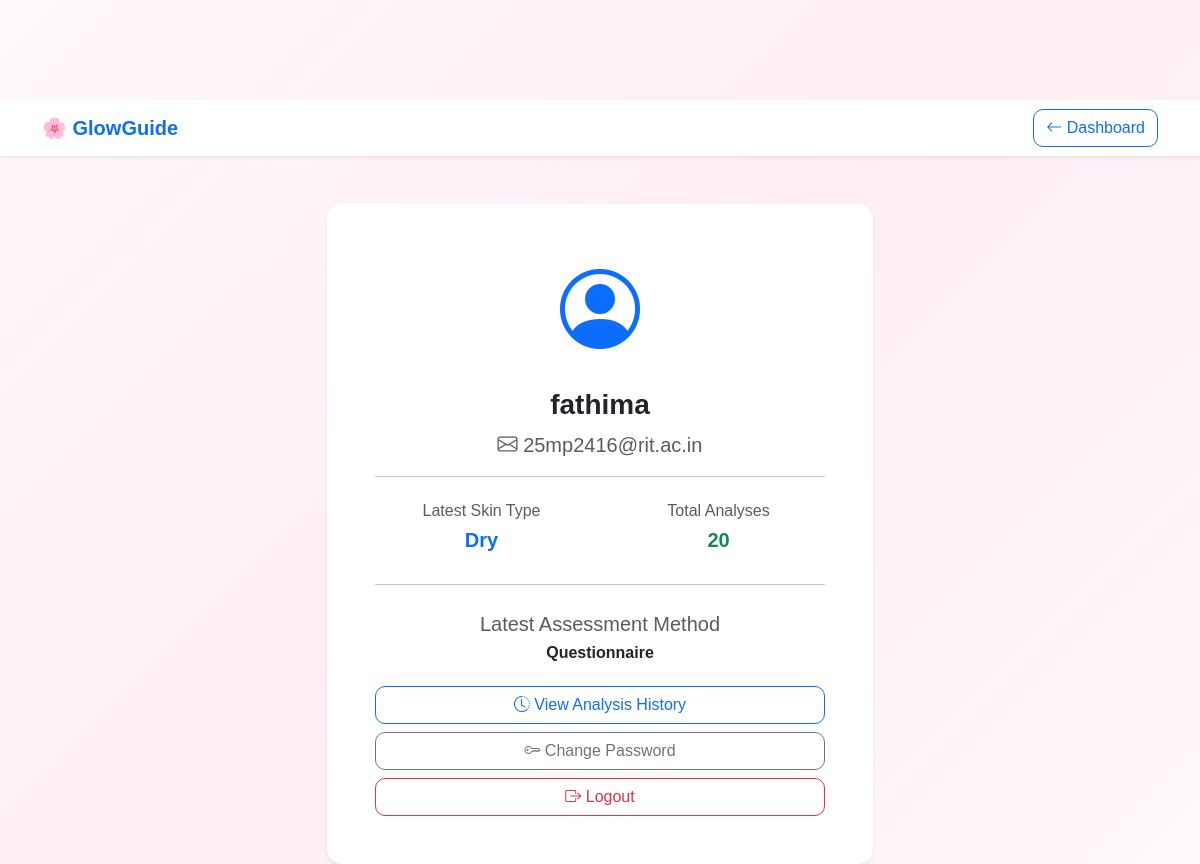
The app's page /profile (signed in), older data.
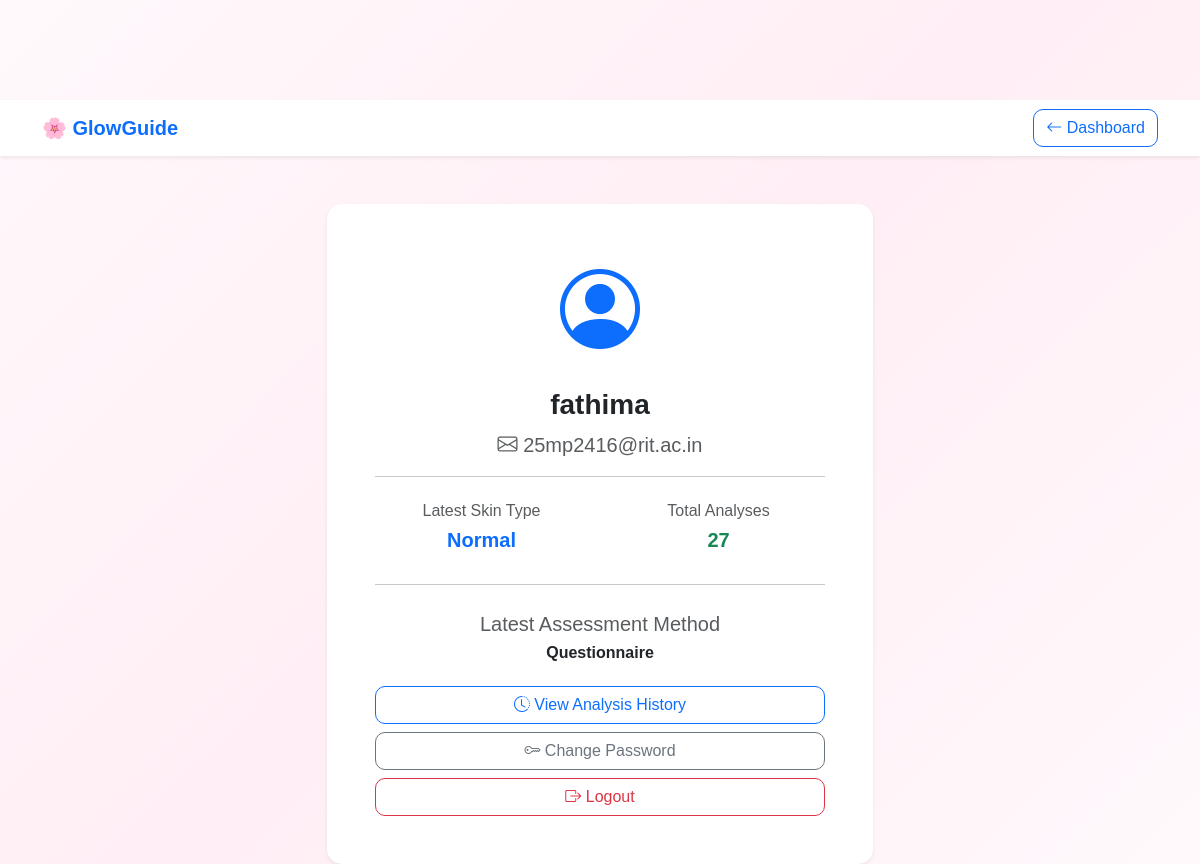
The same page, newer data.
### tables this page shows
CREATE TABLE analysis_history (
    id INTEGER PRIMARY KEY AUTOINCREMENT,
    user_email TEXT NOT NULL,
    analysis_date TIMESTAMP DEFAULT CURRENT_TIMESTAMP,
    method TEXT NOT NULL,
    skin_type TEXT NOT NULL,
    confidence REAL,
    image_name TEXT
);

### app.py (the view)
@app.route("/profile")
def profile():
    if "user" not in session:
        return redirect("/login")
    conn = get_db_connection()
    cursor = conn.cursor()
    cursor.execute(
        "SELECT fullname, email FROM users WHERE email = ?",
        (session["user_email"],)
    )
    user = cursor.fetchone()
    cursor.execute(
        "SELECT COUNT(*) FROM analysis_history WHERE user_email = ?",
        (session["user_email"],)
    )
    analysis_count = cursor.fetchone()[0]
    cursor.execute("""
        SELECT skin_type, method
        FROM analysis_history
        WHERE user_email = ?
        ORDER BY id DESC
        LIMIT 1
    """, (session["user_email"],))
    latest_analysis = cursor.fetchone()
    conn.close()
    return render_template(
        "profile.html",
        user=user,
        analysis_count=analysis_count,
        latest_analysis=latest_analysis
    )

### app.py (called while the page is built)
def get_db_connection():
    conn = sqlite3.connect("glowguide.db")
    conn.row_factory = sqlite3.Row
    return conn

### templates/profile.html (shortened to what this page needs)
<!DOCTYPE html>
<html lang="en">
<head>
    <link
        href="https://cdn.jsdelivr.net/npm/bootstrap@5.3.3/dist/css/bootstrap.min.css"
        rel="stylesheet">
    <link
        rel="stylesheet"
        href="https://cdn.jsdelivr.net/npm/bootstrap-icons@1.11.3/font/bootstrap-icons.min.css">
    <link
        rel="stylesheet"
        href="{{ url_for('static', filename='css/style.css') }}">
</head>
<body class="bg-light">
<nav class="navbar navbar-expand-lg navbar-light bg-white shadow-sm">
    <div class="container">
        <a
            href="{{ url_for('dashboard') }}"
            class="navbar-brand fw-bold text-primary">
            🌸 GlowGuide
        </a>
        <a
            href="{{ url_for('dashboard') }}"
            class="btn btn-outline-primary">
            <i class="bi bi-arrow-left"></i>
            Dashboard
        </a>
    </div>
</nav>
<div class="container mt-5">
    <div class="row justify-content-center">
        <div class="col-md-8 col-lg-6">
            <div class="card shadow-sm border-0">
                <div class="card-body p-5 text-center">
                    <div class="mb-3">
                        <i
                            class="bi bi-person-circle text-primary"
                            style="font-size: 80px;">
                        </i>
                    </div>
                    <h3 class="fw-bold">
                        {{ user["fullname"] }}
                    </h3>
                    <p class="text-muted">
                        <i class="bi bi-envelope"></i>
                        {{ user["email"] }}
                    </p>
                    <hr>
                    <div class="row text-center mt-4">
                        <div class="col-6">
                            <h6 class="text-muted">
                                Latest Skin Type
                            </h6>
                            {% if latest_analysis %}
                            <h5 class="fw-bold text-primary">
                                {{ latest_analysis["skin_type"]|capitalize }}
                            </h5>
                            {% else %}
                            <p class="text-muted">
                                Not analyzed yet
                            </p>
                            {% endif %}
                        </div>
                        <div class="col-6">
                            <h6 class="text-muted">
                                Total Analyses
                            </h6>
                            <h5 class="fw-bold text-success">
                                {{ analysis_count }}
                            </h5>
                        </div>
                    </div>
                    <hr class="my-4">
                    {% if latest_analysis %}
                    <div class="mb-4">
                        <p class="text-muted mb-1">
                            Latest Assessment Method
                        </p>
                        <h6 class="fw-bold">
                            {{ latest_analysis["method"] }}
                        </h6>
                    </div>
                    {% endif %}
                    <div class="d-grid gap-2">
                        <a
                            href="{{ url_for('history') }}"
                            class="btn btn-outline-primary">
                            <i class="bi bi-clock-history"></i>
                            View Analysis History
                        </a>
                        <a
                            href="{{ url_for('change_password') }}"
                            class="btn btn-outline-secondary">
                            <i class="bi bi-key"></i>
                            Change Password
                        </a>
                        <a
                            href="{{ url_for('logout') }}"
                            class="btn btn-outline-danger">
                            <i class="bi bi-box-arrow-right"></i>
                            Logout
                        </a>
                    </div>
                </div>
            </div>
        </div>
    </div>
</div>
</body>
</html>

Row changes from the older to the newer data that the page shows:
no longer on this page (row unchanged): analysis_history: skin_type "Dry", method "Questionnaire"
added analysis_history: skin_type "Normal", method "Questionnaire"
Text that changed along with them:
{{ analysis_count }}: "20" → "27"
